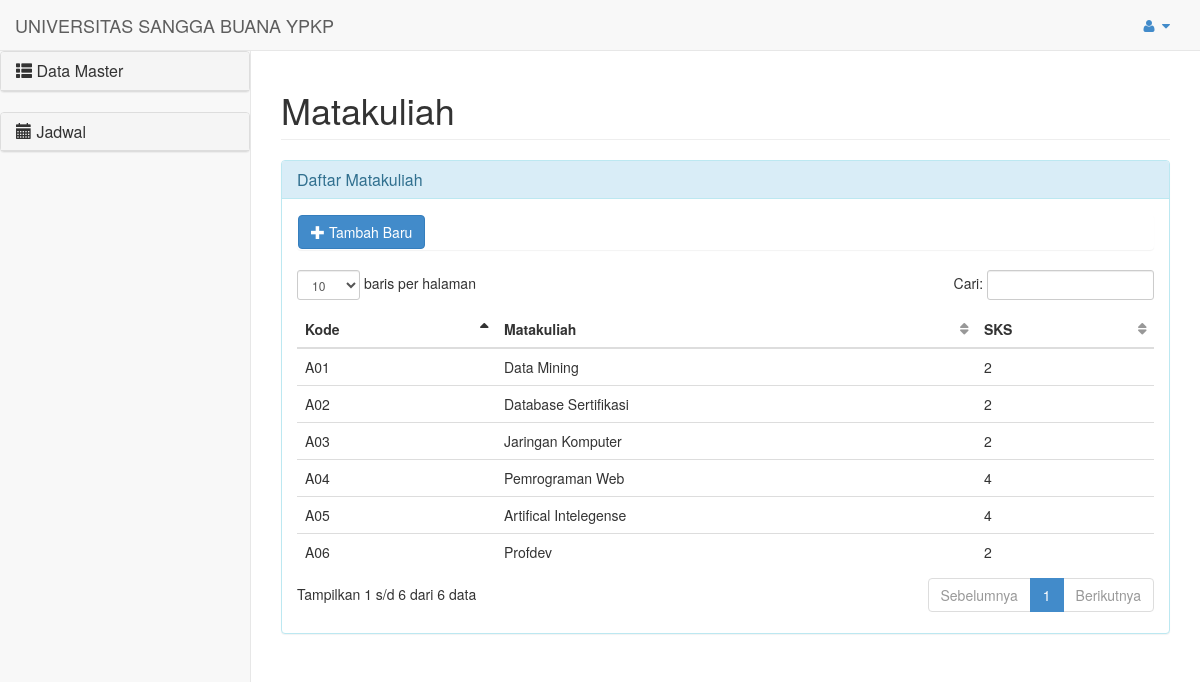
Screenshot of /index.php/pengaturan/matakuliah with the database file from the repository.
### tables this page shows
CREATE TABLE `usb_matkul` (
  `kd_matkul` varchar(6) NOT NULL,
  `nm_matkul` varchar(30) NOT NULL,
  `sks` int(11) NOT NULL,
  PRIMARY KEY (`kd_matkul`)
);

### application/views/belakang/template.php (called while the page is built)
<?php
$this->load->view('belakang/header');
$this->load->view('belakang/sidebar');
$this->load->view('belakang/footer');

### application/controllers/pengaturan.php (called while the page is built, shortened)
<?php if ( ! defined('BASEPATH')) exit('No direct script access allowed');
class Pengaturan extends CI_Controller {
	public function matakuliah()
	{
		$data['records']=$this->mmatakuliah->getAllMatkul();
		$data['title']="Matakuliah";
		$data['maincontent']="belakang/form/matakuliah";
		$this->load->view('belakang/template', $data);
	}
}

### index.php (called while the page is built, shortened)
<?php
require_once BASEPATH.'core/CodeIgniter.php';

### application/models/mmatakuliah.php (called while the page is built, shortened)
<?php if ( ! defined('BASEPATH')) exit('No direct script access allowed');
class Mmatakuliah extends CI_Model {
	function getAllMatkul()
	{
		$query=$this->db->get('usb_matkul');
		if($query->num_rows()>0){
			foreach ($query->result() as $row) {
				$xxx[]=$row;
			}
			return $xxx;
		}
	}
}

### application/views/belakang/form/matakuliah.php (the view, shortened to what this page needs)
<div class="row">
    <div class="col-lg-12">
        <div class="panel panel-info">
            <div class="panel-heading">
            <h3 class="panel-title">Daftar Matakuliah</h3>
        </div>
        <div class="panel-body">
            <div class="panel">
                <button id="btambahMatkul" type="button" class="btn btn-primary" data-toggle="modal" data-target="#formBaruMatkul"><i class="glyphicon glyphicon-plus"></i> Tambah Baru</button>
            </div>
            <div class="table-responsive">
                <table class="table table-hover display" id="gMatkul" cellspacing="0" width="100%">
                    <thead>
                        <tr>
                            <th>Kode</th>
                            <th>Matakuliah</th>
                            <th>SKS</th>
                        </tr>
                    </thead>
                    <tbody>
                        <?php foreach ($records as $row): ?>
                        <tr>
                            <td><?php echo $row->kd_matkul; ?></td>
                            <td><?php echo $row->nm_matkul; ?></td>
                            <td><?php echo $row->sks; ?></td>
                        </tr>
                        <?php endforeach; ?>
                    </tbody>
                </table>
            </div>
        </div>
    </div>
    </div>
</div>

### application/views/belakang/header.php (shortened to what this page needs)
<!DOCTYPE html>
<html>
<head>
    <link rel="stylesheet" href="<?php echo base_url().'assets/css/bootstrap.min.css'; ?>">
    <link rel="stylesheet" href="<?php echo base_url().'assets/font-awesome/css/font-awesome.css'; ?>">
    <link href="<?php echo base_url().'assets/css/plugins/dataTables/dataTables.bootstrap.css'?>" rel="stylesheet">
    <link rel="stylesheet" href="<?php echo base_url().'assets/css/sb-admin.css'; ?>">
    <link href="<?php echo base_url('assets/css/datepicker.css');?>" rel="stylesheet">
</head>
<body>
    <div id="wrapper">
        <nav class="navbar navbar-default navbar-fixed-top" role="navigation" style="margin-bottom: 0">
            <div class="navbar-header">
                <a class="navbar-brand" href="<?php echo base_url().'pengaturan'; ?>">UNIVERSITAS SANGGA BUANA YPKP</a>
            </div>
            <ul class="nav navbar-top-links navbar-right">
                <li class="dropdown">
                    <a class="dropdown-toggle" data-toggle="dropdown" href="#">
                        <i class="fa fa-user fa-fw"></i>  <i class="fa fa-caret-down"></i>
                    </a>
                </li>
            </ul>

### application/views/belakang/sidebar.php (shortened to what this page needs)
    <div class="navbar-default navbar-static-side" role="navigation">
        <div class="sidebar-collapse">
            <ul class="nav" id="side-menu">
                <div class="panel panel-default">
                    <div class="panel-heading">
                        <h4 class="panel-title">
                            <a data-toggle="collapse" data-parent="#accordion" href="#tutup1"><i class="glyphicon glyphicon-th-list"></i> Data Master</a>
                        </h4>
                    </div>
                </div>
                <div class="panel panel-default">
                    <div class="panel-heading">
                        <h4 class="panel-title">
                            <a data-toggle="collapse" data-parent="#accordion" href="#tutup2"><span class="glyphicon glyphicon-calendar">
                    </span> Jadwal</a>
                        </h4>
                    </div>
                </div>
            </ul>
        </div>
    </div>
</nav>
<div id="page-wrapper">
    <div class="row">
        <div class="col-lg-12">
            <h1 class="page-header"><?php echo $title; ?></h1>
        </div>
    </div>
    <?php $this->load->view($maincontent); ?>

### application/views/belakang/footer.php (shortened to what this page needs)
        </div>
    </div>
</body>
</html>

### assets/css/sb-admin.css (style rules this page uses)
body { padding-top: 100px; background-color: #f8f8f8; }
@media (min-width:768px) { body { padding-top: 50px; } }
#wrapper { width: 100%; }
#page-wrapper { padding: 0 15px; min-height: 568px; background-color: #fff; }
@media (min-width:768px) { #page-wrapper { position: inherit; margin: 0 0 0 250px; padding: 0 30px; min-height: 1300px; border-left: 1px solid #e7e7e7; } }
.navbar-top-links li { display: inline-block; text-align: center; }
.navbar-top-links li:last-child { margin-right: 15px; }
.navbar-top-links li a { padding: 15px; min-height: 50px; }
@media (min-width:768px) { .navbar-static-side { z-index: 1; position: absolute; width: 250px; margin-top: 51px; } }
table.dataTable thead .sorting, table.dataTable thead .sorting_asc, table.dataTable thead .sorting_desc, table.dataTable thead .sorting_asc_disabled, table.dataTable thead .sorting_desc_disabled { background: transparent; }
table.dataTable thead .sorting_asc:after { content: "\f0de"; float: right; font-family: fontawesome; }
table.dataTable thead .sorting:after { content: "\f0dc"; float: right; font-family: fontawesome; color: rgba(50,50,50,.5); }

### rows the page displays
usb_matkul: kd_matkul "A01", nm_matkul "Data Mining", sks "2"
usb_matkul: kd_matkul "A02", nm_matkul "Database Sertifikasi", sks "2"
usb_matkul: kd_matkul "A03", nm_matkul "Jaringan Komputer", sks "2"
usb_matkul: kd_matkul "A04", nm_matkul "Pemrograman Web", sks "4"
usb_matkul: kd_matkul "A05", nm_matkul "Artifical Intelegense", sks "4"
usb_matkul: kd_matkul "A06", nm_matkul "Profdev", sks "2"

### other values shown
$title "Matakuliah"
